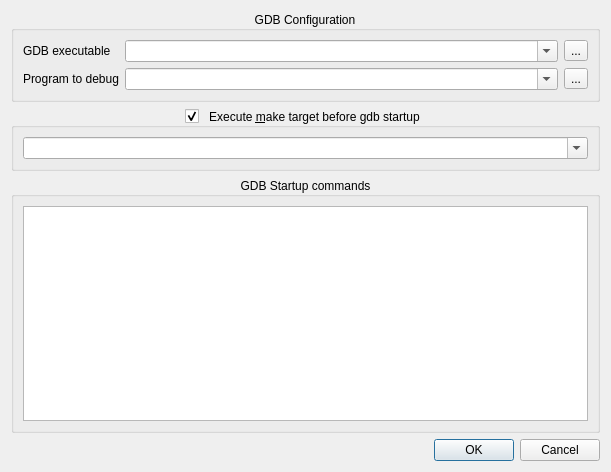
<?xml version="1.0" encoding="UTF-8"?>
<ui version="4.0">
 <class>GDBStartDialog</class>
 <widget class="QDialog" name="GDBStartDialog">
  <property name="geometry">
   <rect>
    <x>0</x>
    <y>0</y>
    <width>611</width>
    <height>472</height>
   </rect>
  </property>
  <property name="windowTitle">
   <string>Debugger Parameters</string>
  </property>
  <layout class="QVBoxLayout" name="verticalLayout_3">
   <item>
    <widget class="QGroupBox" name="groupBox_2">
     <property name="title">
      <string>GDB Configuration</string>
     </property>
     <property name="alignment">
      <set>Qt::AlignCenter</set>
     </property>
     <layout class="QFormLayout" name="formLayout">
      <item row="0" column="0">
       <widget class="QLabel" name="label_2">
        <property name="text">
         <string>GDB executable</string>
        </property>
       </widget>
      </item>
      <item row="0" column="1">
       <layout class="QHBoxLayout" name="horizontalLayout_2">
        <item>
         <widget class="QComboBox" name="comboGdbExecutable">
          <property name="sizePolicy">
           <sizepolicy hsizetype="Expanding" vsizetype="Fixed">
            <horstretch>0</horstretch>
            <verstretch>0</verstretch>
           </sizepolicy>
          </property>
          <property name="editable">
           <bool>true</bool>
          </property>
         </widget>
        </item>
        <item>
         <widget class="QToolButton" name="buttonLoadGDBExecutable">
          <property name="text">
           <string>...</string>
          </property>
          <property name="icon">
           <iconset resource="../resources/resources.qrc">
            <normaloff>:/images/document-open.svg</normaloff>:/images/document-open.svg</iconset>
          </property>
         </widget>
        </item>
       </layout>
      </item>
      <item row="1" column="0">
       <widget class="QLabel" name="label_3">
        <property name="text">
         <string>Program to debug</string>
        </property>
       </widget>
      </item>
      <item row="1" column="1">
       <layout class="QHBoxLayout" name="horizontalLayout_3">
        <item>
         <widget class="QComboBox" name="comboProgramExecutable">
          <property name="sizePolicy">
           <sizepolicy hsizetype="Expanding" vsizetype="Fixed">
            <horstretch>0</horstretch>
            <verstretch>0</verstretch>
           </sizepolicy>
          </property>
          <property name="editable">
           <bool>true</bool>
          </property>
         </widget>
        </item>
        <item>
         <widget class="QToolButton" name="buttonLoadProgramExecutable">
          <property name="text">
           <string>...</string>
          </property>
          <property name="icon">
           <iconset resource="../resources/resources.qrc">
            <normaloff>:/images/document-open.svg</normaloff>:/images/document-open.svg</iconset>
          </property>
         </widget>
        </item>
       </layout>
      </item>
     </layout>
    </widget>
   </item>
   <item>
    <widget class="QGroupBox" name="groupPreTarget">
     <property name="title">
      <string>Execute &amp;make target before gdb startup</string>
     </property>
     <property name="alignment">
      <set>Qt::AlignCenter</set>
     </property>
     <property name="checkable">
      <bool>true</bool>
     </property>
     <layout class="QHBoxLayout" name="horizontalLayout">
      <item>
       <widget class="QComboBox" name="comboPreTargetMake">
        <property name="sizePolicy">
         <sizepolicy hsizetype="Expanding" vsizetype="Fixed">
          <horstretch>0</horstretch>
          <verstretch>0</verstretch>
         </sizepolicy>
        </property>
        <property name="editable">
         <bool>true</bool>
        </property>
       </widget>
      </item>
     </layout>
    </widget>
   </item>
   <item>
    <widget class="QGroupBox" name="groupBox">
     <property name="title">
      <string>GDB Startup commands</string>
     </property>
     <property name="alignment">
      <set>Qt::AlignCenter</set>
     </property>
     <layout class="QVBoxLayout" name="verticalLayout">
      <item>
       <widget class="QPlainTextEdit" name="textEditCommands"/>
      </item>
     </layout>
    </widget>
   </item>
   <item>
    <widget class="QDialogButtonBox" name="buttonBox">
     <property name="orientation">
      <enum>Qt::Horizontal</enum>
     </property>
     <property name="standardButtons">
      <set>QDialogButtonBox::Cancel|QDialogButtonBox::Ok</set>
     </property>
    </widget>
   </item>
  </layout>
 </widget>
 <resources>
  <include location="../resources/resources.qrc"/>
 </resources>
 <connections>
  <connection>
   <sender>buttonBox</sender>
   <signal>accepted()</signal>
   <receiver>GDBStartDialog</receiver>
   <slot>accept()</slot>
   <hints>
    <hint type="sourcelabel">
     <x>248</x>
     <y>254</y>
    </hint>
    <hint type="destinationlabel">
     <x>157</x>
     <y>274</y>
    </hint>
   </hints>
  </connection>
  <connection>
   <sender>buttonBox</sender>
   <signal>rejected()</signal>
   <receiver>GDBStartDialog</receiver>
   <slot>reject()</slot>
   <hints>
    <hint type="sourcelabel">
     <x>316</x>
     <y>260</y>
    </hint>
    <hint type="destinationlabel">
     <x>286</x>
     <y>274</y>
    </hint>
   </hints>
  </connection>
 </connections>
</ui>
